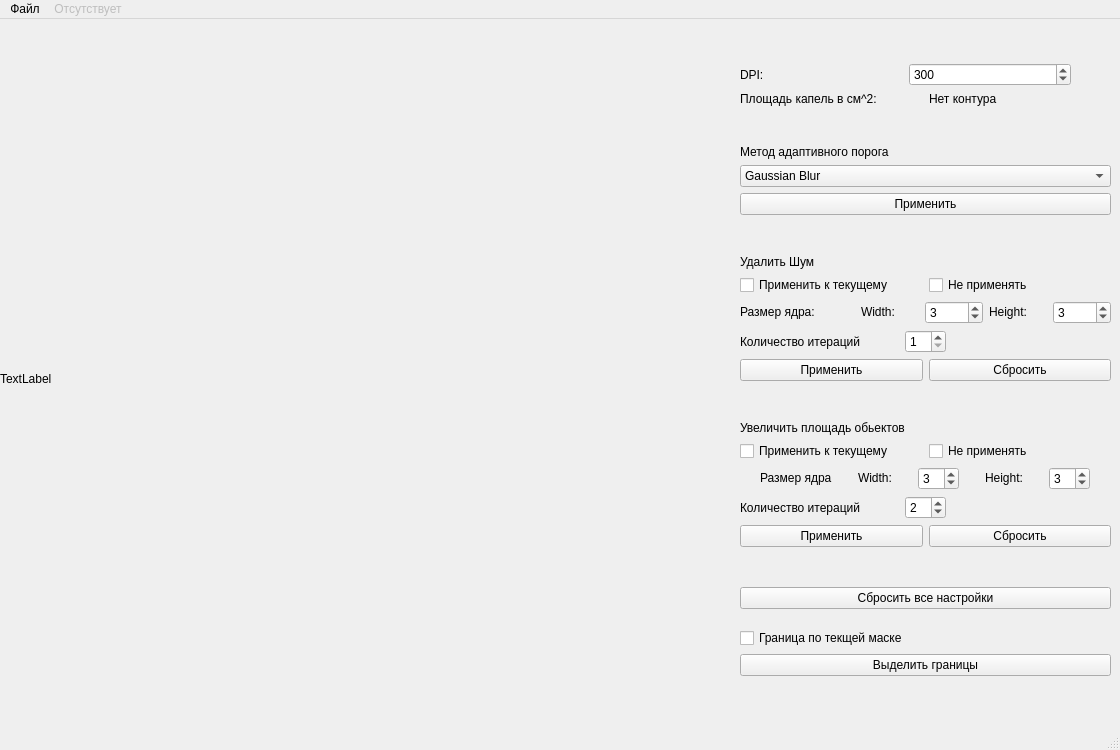
<?xml version="1.0" encoding="UTF-8"?>
<ui version="4.0">
 <class>MainWindow</class>
 <widget class="QMainWindow" name="MainWindow">
  <property name="windowModality">
   <enum>Qt::WindowModal</enum>
  </property>
  <property name="enabled">
   <bool>true</bool>
  </property>
  <property name="geometry">
   <rect>
    <x>0</x>
    <y>0</y>
    <width>1120</width>
    <height>750</height>
   </rect>
  </property>
  <property name="sizePolicy">
   <sizepolicy hsizetype="Expanding" vsizetype="Expanding">
    <horstretch>0</horstretch>
    <verstretch>0</verstretch>
   </sizepolicy>
  </property>
  <property name="minimumSize">
   <size>
    <width>1120</width>
    <height>750</height>
   </size>
  </property>
  <property name="maximumSize">
   <size>
    <width>1120</width>
    <height>750</height>
   </size>
  </property>
  <property name="windowTitle">
   <string>Capli</string>
  </property>
  <widget class="QWidget" name="centralwidget">
   <widget class="QLabel" name="label">
    <property name="geometry">
     <rect>
      <x>0</x>
      <y>0</y>
      <width>720</width>
      <height>720</height>
     </rect>
    </property>
    <property name="sizePolicy">
     <sizepolicy hsizetype="Fixed" vsizetype="Fixed">
      <horstretch>0</horstretch>
      <verstretch>0</verstretch>
     </sizepolicy>
    </property>
    <property name="text">
     <string>TextLabel</string>
    </property>
   </widget>
   <widget class="QWidget" name="verticalLayoutWidget_3">
    <property name="geometry">
     <rect>
      <x>740</x>
      <y>10</y>
      <width>371</width>
      <height>681</height>
     </rect>
    </property>
    <layout class="QVBoxLayout" name="verticalLayout_5">
     <item>
      <spacer name="verticalSpacer_5">
       <property name="orientation">
        <enum>Qt::Vertical</enum>
       </property>
       <property name="sizeType">
        <enum>QSizePolicy::Preferred</enum>
       </property>
       <property name="sizeHint" stdset="0">
        <size>
         <width>20</width>
         <height>40</height>
        </size>
       </property>
      </spacer>
     </item>
     <item>
      <layout class="QVBoxLayout" name="verticalLayout">
       <item>
        <layout class="QHBoxLayout" name="horizontalLayout_7">
         <item>
          <widget class="QLabel" name="label_13">
           <property name="text">
            <string>DPI:</string>
           </property>
          </widget>
         </item>
         <item>
          <widget class="QSpinBox" name="dpi">
           <property name="minimum">
            <number>1</number>
           </property>
           <property name="maximum">
            <number>1000</number>
           </property>
           <property name="value">
            <number>300</number>
           </property>
          </widget>
         </item>
         <item>
          <spacer name="horizontalSpacer_4">
           <property name="orientation">
            <enum>Qt::Horizontal</enum>
           </property>
           <property name="sizeType">
            <enum>QSizePolicy::Preferred</enum>
           </property>
           <property name="sizeHint" stdset="0">
            <size>
             <width>40</width>
             <height>20</height>
            </size>
           </property>
          </spacer>
         </item>
        </layout>
       </item>
       <item>
        <layout class="QHBoxLayout" name="horizontalLayout_8">
         <item>
          <widget class="QLabel" name="label_14">
           <property name="text">
            <string>Площадь капель в см^2:</string>
           </property>
          </widget>
         </item>
         <item>
          <widget class="QLabel" name="area">
           <property name="focusPolicy">
            <enum>Qt::NoFocus</enum>
           </property>
           <property name="text">
            <string>Нет контура</string>
           </property>
          </widget>
         </item>
        </layout>
       </item>
      </layout>
     </item>
     <item>
      <spacer name="verticalSpacer_7">
       <property name="orientation">
        <enum>Qt::Vertical</enum>
       </property>
       <property name="sizeHint" stdset="0">
        <size>
         <width>20</width>
         <height>40</height>
        </size>
       </property>
      </spacer>
     </item>
     <item>
      <layout class="QVBoxLayout" name="verticalLayout_2">
       <item>
        <widget class="QLabel" name="label_2">
         <property name="enabled">
          <bool>true</bool>
         </property>
         <property name="sizePolicy">
          <sizepolicy hsizetype="Maximum" vsizetype="Fixed">
           <horstretch>0</horstretch>
           <verstretch>0</verstretch>
          </sizepolicy>
         </property>
         <property name="text">
          <string>Метод адаптивного порога</string>
         </property>
        </widget>
       </item>
       <item>
        <widget class="QComboBox" name="filter">
         <item>
          <property name="text">
           <string>Gaussian Blur</string>
          </property>
         </item>
         <item>
          <property name="text">
           <string>Adaptive Threshold</string>
          </property>
         </item>
        </widget>
       </item>
       <item>
        <widget class="QPushButton" name="pre_processing_button">
         <property name="text">
          <string>Применить</string>
         </property>
        </widget>
       </item>
      </layout>
     </item>
     <item>
      <spacer name="verticalSpacer_2">
       <property name="orientation">
        <enum>Qt::Vertical</enum>
       </property>
       <property name="sizeType">
        <enum>QSizePolicy::Preferred</enum>
       </property>
       <property name="sizeHint" stdset="0">
        <size>
         <width>20</width>
         <height>40</height>
        </size>
       </property>
      </spacer>
     </item>
     <item>
      <layout class="QVBoxLayout" name="verticalLayout_3">
       <item>
        <widget class="QLabel" name="label_3">
         <property name="sizePolicy">
          <sizepolicy hsizetype="Preferred" vsizetype="Fixed">
           <horstretch>0</horstretch>
           <verstretch>0</verstretch>
          </sizepolicy>
         </property>
         <property name="text">
          <string>Удалить Шум</string>
         </property>
        </widget>
       </item>
       <item>
        <layout class="QHBoxLayout" name="horizontalLayout_11">
         <item>
          <widget class="QCheckBox" name="noise_check">
           <property name="sizePolicy">
            <sizepolicy hsizetype="Minimum" vsizetype="Preferred">
             <horstretch>0</horstretch>
             <verstretch>0</verstretch>
            </sizepolicy>
           </property>
           <property name="text">
            <string>Применить к текущему</string>
           </property>
          </widget>
         </item>
         <item>
          <widget class="QCheckBox" name="noise_check_false">
           <property name="sizePolicy">
            <sizepolicy hsizetype="Minimum" vsizetype="Preferred">
             <horstretch>0</horstretch>
             <verstretch>0</verstretch>
            </sizepolicy>
           </property>
           <property name="text">
            <string>Не применять</string>
           </property>
          </widget>
         </item>
        </layout>
       </item>
       <item>
        <layout class="QHBoxLayout" name="horizontalLayout_3">
         <item>
          <widget class="QLabel" name="label_4">
           <property name="sizePolicy">
            <sizepolicy hsizetype="Preferred" vsizetype="Fixed">
             <horstretch>0</horstretch>
             <verstretch>0</verstretch>
            </sizepolicy>
           </property>
           <property name="text">
            <string>Размер ядра:</string>
           </property>
          </widget>
         </item>
         <item>
          <spacer name="horizontalSpacer_2">
           <property name="orientation">
            <enum>Qt::Horizontal</enum>
           </property>
           <property name="sizeType">
            <enum>QSizePolicy::Preferred</enum>
           </property>
           <property name="sizeHint" stdset="0">
            <size>
             <width>40</width>
             <height>20</height>
            </size>
           </property>
          </spacer>
         </item>
         <item>
          <widget class="QLabel" name="label_5">
           <property name="sizePolicy">
            <sizepolicy hsizetype="Preferred" vsizetype="Fixed">
             <horstretch>0</horstretch>
             <verstretch>0</verstretch>
            </sizepolicy>
           </property>
           <property name="text">
            <string>Width:</string>
           </property>
          </widget>
         </item>
         <item>
          <widget class="QSpinBox" name="noise_w">
           <property name="sizePolicy">
            <sizepolicy hsizetype="Preferred" vsizetype="Fixed">
             <horstretch>0</horstretch>
             <verstretch>0</verstretch>
            </sizepolicy>
           </property>
           <property name="minimum">
            <number>1</number>
           </property>
           <property name="value">
            <number>3</number>
           </property>
          </widget>
         </item>
         <item>
          <widget class="QLabel" name="label_6">
           <property name="sizePolicy">
            <sizepolicy hsizetype="Preferred" vsizetype="Fixed">
             <horstretch>0</horstretch>
             <verstretch>0</verstretch>
            </sizepolicy>
           </property>
           <property name="text">
            <string>Height:</string>
           </property>
          </widget>
         </item>
         <item>
          <widget class="QSpinBox" name="noise_h">
           <property name="sizePolicy">
            <sizepolicy hsizetype="Preferred" vsizetype="Fixed">
             <horstretch>0</horstretch>
             <verstretch>0</verstretch>
            </sizepolicy>
           </property>
           <property name="minimum">
            <number>1</number>
           </property>
           <property name="value">
            <number>3</number>
           </property>
          </widget>
         </item>
        </layout>
       </item>
       <item>
        <layout class="QHBoxLayout" name="horizontalLayout_5">
         <item>
          <widget class="QLabel" name="label_11">
           <property name="sizePolicy">
            <sizepolicy hsizetype="Preferred" vsizetype="Preferred">
             <horstretch>0</horstretch>
             <verstretch>0</verstretch>
            </sizepolicy>
           </property>
           <property name="text">
            <string>Количество итераций</string>
           </property>
          </widget>
         </item>
         <item>
          <widget class="QSpinBox" name="noise_iter">
           <property name="sizePolicy">
            <sizepolicy hsizetype="Fixed" vsizetype="Fixed">
             <horstretch>0</horstretch>
             <verstretch>0</verstretch>
            </sizepolicy>
           </property>
           <property name="minimum">
            <number>1</number>
           </property>
           <property name="value">
            <number>1</number>
           </property>
          </widget>
         </item>
         <item>
          <spacer name="horizontalSpacer">
           <property name="orientation">
            <enum>Qt::Horizontal</enum>
           </property>
           <property name="sizeType">
            <enum>QSizePolicy::Preferred</enum>
           </property>
           <property name="sizeHint" stdset="0">
            <size>
             <width>165</width>
             <height>20</height>
            </size>
           </property>
          </spacer>
         </item>
        </layout>
       </item>
       <item>
        <layout class="QHBoxLayout" name="horizontalLayout">
         <item>
          <widget class="QPushButton" name="noise_button">
           <property name="text">
            <string>Применить</string>
           </property>
          </widget>
         </item>
         <item>
          <widget class="QPushButton" name="noise_button_resart">
           <property name="text">
            <string>Сбросить</string>
           </property>
          </widget>
         </item>
        </layout>
       </item>
      </layout>
     </item>
     <item>
      <spacer name="verticalSpacer_6">
       <property name="orientation">
        <enum>Qt::Vertical</enum>
       </property>
       <property name="sizeType">
        <enum>QSizePolicy::Preferred</enum>
       </property>
       <property name="sizeHint" stdset="0">
        <size>
         <width>20</width>
         <height>40</height>
        </size>
       </property>
      </spacer>
     </item>
     <item>
      <layout class="QVBoxLayout" name="verticalLayout_4">
       <item>
        <widget class="QLabel" name="label_7">
         <property name="sizePolicy">
          <sizepolicy hsizetype="Fixed" vsizetype="Fixed">
           <horstretch>0</horstretch>
           <verstretch>0</verstretch>
          </sizepolicy>
         </property>
         <property name="text">
          <string>Увеличить площадь обьектов</string>
         </property>
        </widget>
       </item>
       <item>
        <layout class="QHBoxLayout" name="horizontalLayout_10">
         <item>
          <widget class="QCheckBox" name="dilate_check">
           <property name="sizePolicy">
            <sizepolicy hsizetype="Minimum" vsizetype="Preferred">
             <horstretch>0</horstretch>
             <verstretch>0</verstretch>
            </sizepolicy>
           </property>
           <property name="text">
            <string>Применить к текущему</string>
           </property>
          </widget>
         </item>
         <item>
          <widget class="QCheckBox" name="dilate_check_false">
           <property name="sizePolicy">
            <sizepolicy hsizetype="Minimum" vsizetype="Preferred">
             <horstretch>0</horstretch>
             <verstretch>0</verstretch>
            </sizepolicy>
           </property>
           <property name="text">
            <string>Не применять</string>
           </property>
          </widget>
         </item>
        </layout>
       </item>
       <item>
        <layout class="QHBoxLayout" name="horizontalLayout_4">
         <item>
          <widget class="QLabel" name="label_8">
           <property name="sizePolicy">
            <sizepolicy hsizetype="Fixed" vsizetype="Fixed">
             <horstretch>0</horstretch>
             <verstretch>0</verstretch>
            </sizepolicy>
           </property>
           <property name="text">
            <string>Размер ядра</string>
           </property>
          </widget>
         </item>
         <item>
          <widget class="QLabel" name="label_9">
           <property name="sizePolicy">
            <sizepolicy hsizetype="Fixed" vsizetype="Fixed">
             <horstretch>0</horstretch>
             <verstretch>0</verstretch>
            </sizepolicy>
           </property>
           <property name="text">
            <string>Width:</string>
           </property>
          </widget>
         </item>
         <item>
          <widget class="QSpinBox" name="dilate_w">
           <property name="sizePolicy">
            <sizepolicy hsizetype="Fixed" vsizetype="Fixed">
             <horstretch>0</horstretch>
             <verstretch>0</verstretch>
            </sizepolicy>
           </property>
           <property name="minimum">
            <number>1</number>
           </property>
           <property name="value">
            <number>3</number>
           </property>
          </widget>
         </item>
         <item>
          <widget class="QLabel" name="label_10">
           <property name="sizePolicy">
            <sizepolicy hsizetype="Fixed" vsizetype="Fixed">
             <horstretch>0</horstretch>
             <verstretch>0</verstretch>
            </sizepolicy>
           </property>
           <property name="text">
            <string>Height:</string>
           </property>
          </widget>
         </item>
         <item>
          <widget class="QSpinBox" name="dilate_h">
           <property name="sizePolicy">
            <sizepolicy hsizetype="Fixed" vsizetype="Fixed">
             <horstretch>0</horstretch>
             <verstretch>0</verstretch>
            </sizepolicy>
           </property>
           <property name="minimum">
            <number>1</number>
           </property>
           <property name="value">
            <number>3</number>
           </property>
          </widget>
         </item>
        </layout>
       </item>
       <item>
        <layout class="QHBoxLayout" name="horizontalLayout_6">
         <item>
          <widget class="QLabel" name="label_12">
           <property name="sizePolicy">
            <sizepolicy hsizetype="Preferred" vsizetype="Preferred">
             <horstretch>0</horstretch>
             <verstretch>0</verstretch>
            </sizepolicy>
           </property>
           <property name="text">
            <string>Количество итераций</string>
           </property>
          </widget>
         </item>
         <item>
          <widget class="QSpinBox" name="dilate_iter">
           <property name="sizePolicy">
            <sizepolicy hsizetype="Fixed" vsizetype="Fixed">
             <horstretch>0</horstretch>
             <verstretch>0</verstretch>
            </sizepolicy>
           </property>
           <property name="minimum">
            <number>1</number>
           </property>
           <property name="value">
            <number>2</number>
           </property>
          </widget>
         </item>
         <item>
          <spacer name="horizontalSpacer_3">
           <property name="orientation">
            <enum>Qt::Horizontal</enum>
           </property>
           <property name="sizeType">
            <enum>QSizePolicy::Preferred</enum>
           </property>
           <property name="sizeHint" stdset="0">
            <size>
             <width>165</width>
             <height>20</height>
            </size>
           </property>
          </spacer>
         </item>
        </layout>
       </item>
       <item>
        <layout class="QHBoxLayout" name="horizontalLayout_2">
         <item>
          <widget class="QPushButton" name="dilate_button">
           <property name="text">
            <string>Применить</string>
           </property>
          </widget>
         </item>
         <item>
          <widget class="QPushButton" name="dilate_button_resart">
           <property name="text">
            <string>Сбросить</string>
           </property>
          </widget>
         </item>
        </layout>
       </item>
      </layout>
     </item>
     <item>
      <spacer name="verticalSpacer">
       <property name="orientation">
        <enum>Qt::Vertical</enum>
       </property>
       <property name="sizeType">
        <enum>QSizePolicy::Preferred</enum>
       </property>
       <property name="sizeHint" stdset="0">
        <size>
         <width>20</width>
         <height>40</height>
        </size>
       </property>
      </spacer>
     </item>
     <item>
      <widget class="QPushButton" name="all_button_resart">
       <property name="text">
        <string>Сбросить все настройки</string>
       </property>
      </widget>
     </item>
     <item>
      <spacer name="verticalSpacer_3">
       <property name="orientation">
        <enum>Qt::Vertical</enum>
       </property>
       <property name="sizeType">
        <enum>QSizePolicy::Preferred</enum>
       </property>
       <property name="sizeHint" stdset="0">
        <size>
         <width>20</width>
         <height>20</height>
        </size>
       </property>
      </spacer>
     </item>
     <item>
      <widget class="QCheckBox" name="mask_check">
       <property name="text">
        <string>Граница по текщей маске</string>
       </property>
      </widget>
     </item>
     <item>
      <widget class="QPushButton" name="conturs_button">
       <property name="text">
        <string>Выделить границы</string>
       </property>
      </widget>
     </item>
     <item>
      <spacer name="verticalSpacer_4">
       <property name="orientation">
        <enum>Qt::Vertical</enum>
       </property>
       <property name="sizeType">
        <enum>QSizePolicy::Preferred</enum>
       </property>
       <property name="sizeHint" stdset="0">
        <size>
         <width>20</width>
         <height>40</height>
        </size>
       </property>
      </spacer>
     </item>
    </layout>
   </widget>
  </widget>
  <widget class="QMenuBar" name="menubar">
   <property name="geometry">
    <rect>
     <x>0</x>
     <y>0</y>
     <width>1120</width>
     <height>26</height>
    </rect>
   </property>
   <widget class="QMenu" name="menu">
    <property name="title">
     <string>Файл</string>
    </property>
    <addaction name="open_file_action"/>
   </widget>
   <widget class="QMenu" name="menu_2">
    <property name="enabled">
     <bool>false</bool>
    </property>
    <property name="title">
     <string>Отсутствует</string>
    </property>
   </widget>
   <addaction name="menu"/>
   <addaction name="menu_2"/>
  </widget>
  <widget class="QStatusBar" name="statusbar"/>
  <action name="open_file_action">
   <property name="text">
    <string>Открыть</string>
   </property>
  </action>
 </widget>
 <resources/>
 <connections/>
</ui>
